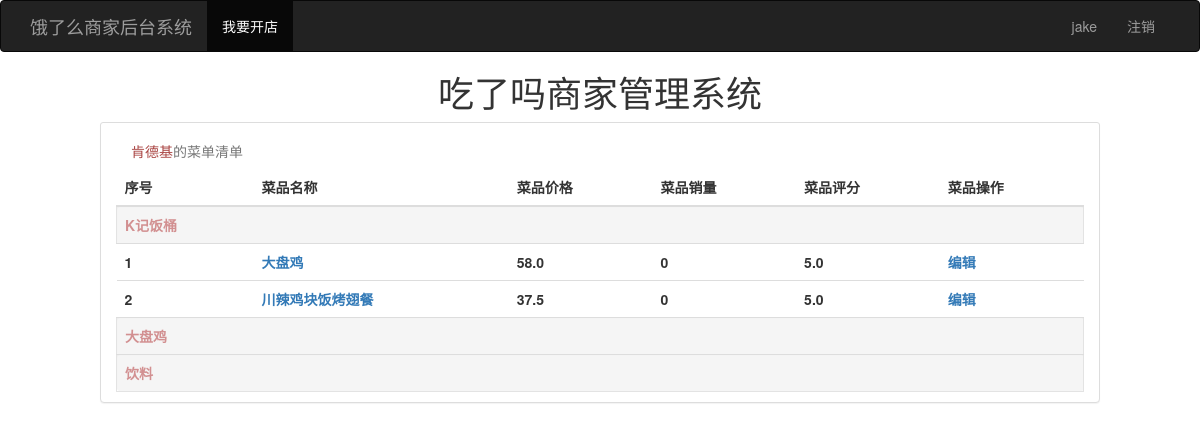
Page /show_goods/d26e583d85fe4190/ (signed in) on the committed database.
### apps/models/seller.py (models this page shows, shortened)
class CmsSellerModel(BaseModel, UserMixin):
	__tablename__ = "seller"
	username = db.Column(db.String(20), nullable=False, comment="用户名")
	__password = db.Column("password", db.String(128), nullable=False, comment="用户密码")
	@property
	def password(self):
		return self.__password
	@password.setter
	def password(self, val):
		self.__password = generate_password_hash(val)

### apps/models/shop_view.py (models this page shows, shortened)
class ShopModel(BaseModel):
	__tablename__ = "sellershop"
	pub_id = db.Column(db.String(16), unique=True, index=True, comment="外部ID")
	shop_name = db.Column(db.String(32), unique=True, nullable=False, comment="店铺名")
	shop_img = db.Column(db.String(128), default="", comment="店铺图片")
	shop_rating = db.Column(db.Float, default=5.0, comment="店铺评分")
	brand = db.Column(db.Boolean, default=False, comment="是否是品牌")
	on_time = db.Column(db.Boolean, default=True, comment="是否准时送达")
	fengniao = db.Column(db.Boolean, default=True, comment="是否蜂鸟配送")
	bao = db.Column(db.Boolean, default=False, comment="是否保险")
	piao = db.Column(db.Boolean, default=True, comment="是否有发票")
	zhun = db.Column(db.Boolean, default=False, comment="是否准标识")
	start_send = db.Column(db.Float, default=0.0, comment="起送价格")
	send_cost = db.Column(db.Float, default=0.0, comment="配送费")
	notice = db.Column(db.String(210), default='', comment="店铺公告")
	discount = db.Column(db.String(210), default='', comment="优惠信息")
	seller_id = db.Column(db.Integer, db.ForeignKey('seller.id'), comment="商家")
	seller = db.relationship("CmsSellerModel", backref="shop")

class MenuCategory(BaseModel):
	__tablename__ = "menucate"
	name = db.Column(db.String(32))
	description = db.Column(db.String(128), default='')
	type_accumulation = db.Column(db.String(16))
	is_default = db.Column(db.Boolean, default=False)
	shop_pid = db.Column(db.String(16), db.ForeignKey('sellershop.pub_id'))
	shop = db.relationship('ShopModel', backref='categories')

class GoodsModel(BaseModel):
	__tablename__ = "goods"
	goods_name = db.Column(db.String(32), nullable=False, comment="菜品名")
	cate_id = db.Column(db.String, db.ForeignKey('menucate.id'))
	goods_price = db.Column(db.Float, nullable=False, comment="菜品价格")
	description = db.Column(db.String(128), nullable=False, comment="菜品描述")
	tips = db.Column(db.String(128), nullable=False, comment="菜品提示信息")
	goods_img = db.Column(db.String(128), default='', comment="菜品图片")
	goods_sales = db.Column(db.Integer, default=0, comment="菜品销量")
	goods_rating = db.Column(db.Float, default=5.0, comment="菜品评分")
	cate = db.relationship('MenuCategory', backref='goods')

### apps/cms/shop.py (the view)
@cms_bp.route("/show_goods/<string:pub_id>/", endpoint="show_goods", methods=["GET"])
def show_goods(pub_id):
	shop = ShopModel.query.filter_by(pub_id=pub_id).first()
	return render_template("show_goods.html", flags="菜品查看", shop=shop)

### apps/models/seller.py (called while the page is built)
@login_manager.user_loader
def load_user(userid: str):
	return CmsSellerModel.query.get(int(userid))

### apps/templates/show_goods.html (shortened to what this page needs)
{% extends 'base.html' %}
{% block content %}
    <h1 class="text-center">吃了吗商家管理系统</h1>
    {% if current_user.is_authenticated %}
        <div class="col-xs-10 col-xs-offset-1 panel panel-default panel-heading">
            <table class="table table-hover">
                <caption>
                    <span class="text-danger">{{ shop.shop_name }}</span>的菜单清单
                </caption>
                <thead>
                <tr>
                    <th>序号</th>
                    <th>菜品名称</th>
                    <th>菜品价格</th>
                    <th>菜品销量</th>
                    <th>菜品评分</th>
                    <th>菜品操作</th>
                </tr>
                </thead>
                <tbody>
                {% if shop.categories %}
                    {% for cate in shop.categories %}
                        <tr class="well well-sm">
                            <th><span style="color:#d29091;">{{ cate.name }}</span></th>
                            <th></th>
                            <th></th>
                            <th></th>
                            <th></th>
                            <th></th>
                        </tr>
                        {% for good in cate.goods %}
                            <tr>
                                <th>{{ loop.index }}</th>
                                <th><a href="{{ url_for('cms.update_goods',pub_id=good.cate.shop_pid,good_id=good.id) }}">{{ good.goods_name }}</a></th>
                                <th>{{ good.goods_price }}</th>
                                <th>{{ good.goods_sales }}</th>
                                <th>{{ good.goods_rating }}</th>
                                <th><a href="{{ url_for('cms.update_goods',pub_id=good.cate.shop_pid,good_id=good.id) }}">编辑</a></th>
                            </tr>
                        {% endfor %}
                    {% endfor %}
                {% else %}
                    <a href="{{ url_for('cms.add_goods',pub_id=shop.pub_id) }}">还没有菜品,赶紧去添加一个吧</a>
                    </tbody>
                    </table>
                    </div>
                {% endif %}
    {% else %}
        <h1>首页 还未登录,请先登录</h1>
    {% endif %}
{% endblock %}

### apps/templates/base.html (shortened to what this page needs)
<!DOCTYPE html>
<html lang="zh">
<head>
    {% block base_css %}
        <link rel="stylesheet" href="{{ url_for('static', filename='css/bootstrap.min.css') }}">
    {% endblock %}
</head>
<body>
{% block navbar %}
    <nav class="navbar navbar-inverse">
        <div class="container">
            <div class="navbar-header">
                <a class="navbar-brand" href="#">饿了么商家后台系统</a>
            </div>
            <div class="collapse navbar-collapse" id="bs-example-navbar-collapse-1">
                <ul class="nav navbar-nav">
                    <li class="active"><a href="{{ url_for('cms.add_shop') }}">我要开店</a></li>
                </ul>
                <ul class="nav navbar-nav navbar-right">
                    {% if current_user.is_authenticated %}
                        <li><a href="{{ url_for('cms.index') }}">{{ current_user.username }}</a></li>
                        <li><a href="{{ url_for('cms.logout') }}">注销</a></li>
                    {% else %}
                        <li><a href="{{ url_for('cms.register') }}">注册</a></li>
                        <li><a href="{{ url_for('cms.login') }}">登录</a></li>
                    {% endif %}
                </ul>
            </div>
        </div>
    </nav>
{% endblock %}
{% block content %}
{% endblock %}
</body>
</html>

### rows in the picture
CmsSellerModel: username "jake"
ShopModel: shop_name "肯德基"
MenuCategory: name "K记饭桶"
GoodsModel: goods_name "大盘鸡", goods_price "58.0", goods_sales "0", goods_rating "5.0"
GoodsModel: goods_name "川辣鸡块饭烤翅餐", goods_price "37.5", goods_sales "0", goods_rating "5.0"
MenuCategory: name "大盘鸡"
MenuCategory: name "饮料"
